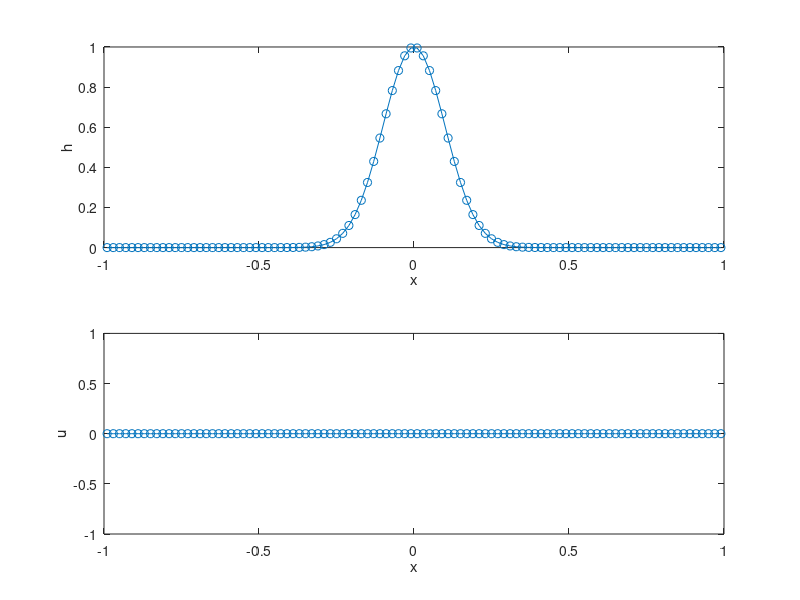

Write the MATLAB code that produced this figure. (Note: this script raises an error after producing the figure.)
% Godunov-type Finite volume method for the 1D Shallow Water Equation
clear;
clc;

global Nx g;

% Physical parameters
xL =-1;
xR = 1;
t = 0;
tend = 1;
g = 9.81;   % acceleration due to gravity

% numerical parameters
Nx = 100;           % the number of the cell-centers
dx = (xR - xL)/Nx;  % distance between the mesh points
CFL= 0.9;           % CFL number <= 1
x  = linspace(xL+dx/2,xR-dx/2,Nx);

% Initial conditoins
q = zeros(2,Nx);
hL = 1;   
hR = 0.1;
q(1,1:Nx/2)    = hL;
q(1,Nx/2+1:Nx) = hR;

% Define parameters for the Gaussian
h0 = 1;          % Amplitude of the Gaussian
x0 = (xL + xR)/2; % Mean (center) of the Gaussian, centered in the domain
sigma = 0.1;

% Create the Gaussian blob for h(x)
h = h0 * exp(-(x - x0).^2 / (2 * sigma^2));
q(1,:) = h;

qnew = q;

% plot the initial data
subplot(2,1,1)
plot(x,q(1,:),'-o')
ylabel('h')
xlabel('x')

subplot(2,1,2)
plot(x,q(2,:)./q(1,:),'-o')
ylabel('u')
xlabel('x')

% compute the total amount of water content in the domain (integral of h
% between xL and xR):
H0 = sum(dx*q(1,:));


%%
% time loop
for n = 1:1000000
    amax = max(max(abs(Lambda(q))));
    dt   = CFL*dx/amax; 
    if (t + dt > tend)
        dt = tend - t;
    end
    if (t >= tend)
        break;  % stop the time loop
    end
    
    % space loop
    dtdx = dt/dx;
    for i = 1:Nx
        if    ( i == 1  )
            q_ghost    = q(:,i);    % "create" a ghost state outside of the domain
            q_ghost(2) =-q(2,i);    % invert the sing of its momentum/velocity
            qm = ExactRP(q_ghost,q(:,i  ),0);  % compute the exact sol of the RP at x_{i-1/2}
            fm = f(qm);
            qp = ExactRP(q(:,i  ),q(:,i+1),0);  % compute the exact sol of the RP at x_{i+1/2}
            fp = f(qp);
            % stadrand Finite-Volume update:
            qnew(:,i) = q(:,i) - dtdx*( fp - fm );
        elseif( i == Nx )
            q_ghost    = q(:,i);    % "create" a ghost state outside of the domain
            q_ghost(2) =-q(2,i);    % invert the sing of its momentum/velocity
            qm = ExactRP(q(:,i-1),q(:,i  ),0);  % compute the exact sol of the RP at x_{i-1/2}
            fm = f(qm);
            qp = ExactRP(q(:,i  ),q_ghost,0);  % compute the exact sol of the RP at x_{i+1/2}
            fp = f(qp);
            % stadrand Finite-Volume update:
            qnew(:,i) = q(:,i) - dtdx*( fp - fm );
        else
            qm = ExactRP(q(:,i-1),q(:,i  ),0);  % compute the exact sol of the RP at x_{i-1/2}
            fm = f(qm);
            qp = ExactRP(q(:,i  ),q(:,i+1),0);  % compute the exact sol of the RP at x_{i+1/2}
            fp = f(qp);
            % stadrand Finite-Volume update:
            qnew(:,i) = q(:,i) - dtdx*( fp - fm );
        end

    end

    % update time and solution
    t = t + dt;
    q = qnew;

    % plot the snumerical solution
    subplot(2,1,1)
    plot(x,q(1,:),'-o')
    ylabel('h')
    xlabel('x')
    title(strcat('time = ',num2str(t)))
    
    subplot(2,1,2)
    plot(x,q(2,:)./q(1,:),'-o')
    ylabel('u')
    xlabel('x')
    errMassCons = sum(dx*q(1,:)) - H0;  % compare integral of h with the one at t=0
    title(strcat('mass cons error = ',num2str(errMassCons)))

    pause(0.001)
    % for monitoring: Compute the amount of water and compare with H0

end





